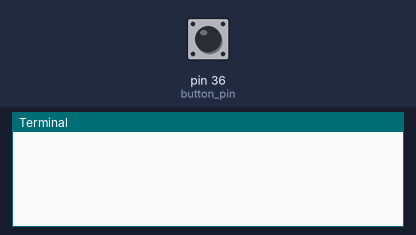
A program run on a simulated Raspberry Pi (header pin numbers). Shown: the last lines printed to the terminal. The test bench sets the inputs (shaded band); at power-on: pin 36 (button_pin) HIGH. Web requests get an empty 200 reply after 0.4 s.

Above: at 1.2 s.
1.3 s: pin 36 (button_pin) pulled LOW for 0.15 s
At 1.96 s:
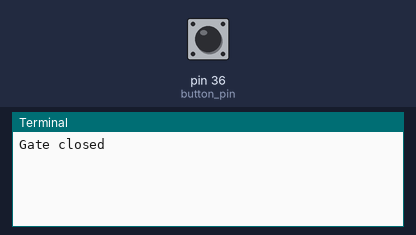
At 3.1 s:
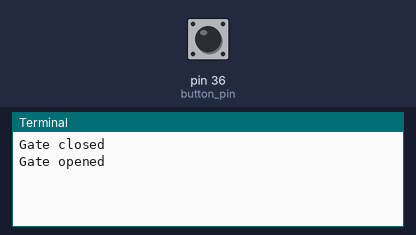

Measured:
- after the input at 1.3 s, the terminal: prints a new line after 0.40 s (image 1)

The program:

gateStateEventDetetion.py
```python
#!/usr/bin python3

# This code detects when the gate is closed/opened using a button that is
# pressed in one case and not prressed in the other.

# Import libraries
import RPi.GPIO as GPIO
import time
import requests
import json

# Variable declaration
button_pin = 36
flag_button_event = 0
url = 'http://localhost'
headers = {'content-type': 'application/json'}

# Initialize GPIO
GPIO.setmode(GPIO.BOARD)
GPIO.setup(button_pin,GPIO.IN)

# This function is called whenever an event is detected in the button.
def eventDetected(button_pin):
	global flag_button_event
	if(GPIO.input(button_pin) == GPIO.LOW and flag_button_event == 0):
		payload = {"user":"Gate","type":"command","value":"open"}
		flag_button_event = 1
		response = requests.post(url, data=json.dumps(payload), headers=headers)
		print("Gate closed")
		#print(response.text)
	elif(GPIO.input(button_pin) == GPIO.HIGH  and flag_button_event == 1):
		payload = {"user":"Gate","type":"command","value":"close"}
		flag_button_event = 0
		response = requests.post(url, data=json.dumps(payload), headers=headers)
		print("Gate opened")
		#print(response.text)

# Configure interruption
GPIO.add_event_detect(button_pin, GPIO.BOTH)  # Add rising/falling edge detection on a channel
GPIO.add_event_callback(button_pin, eventDetected) # Call "event_detected" function when an event is det$

# Loop forever
while True:
	time.sleep(3600*24)

GPIO.cleanup()
```
